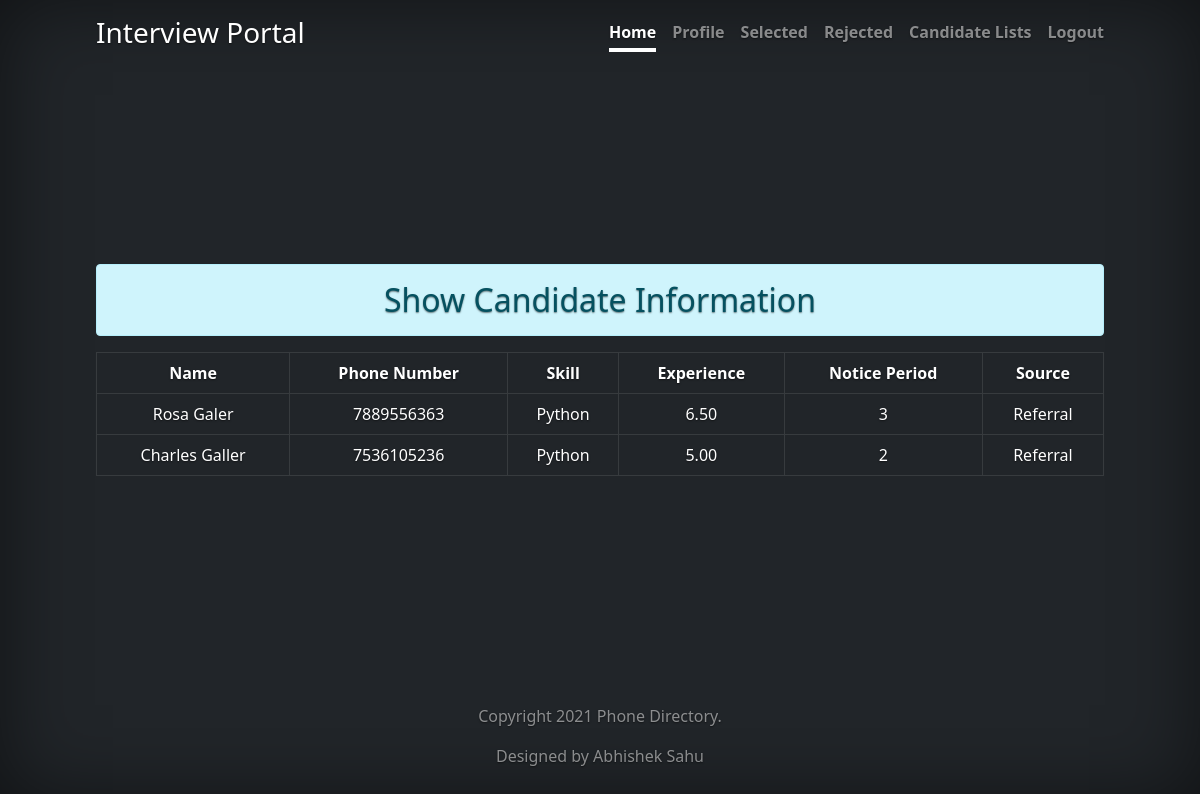
Page /employee/selected/ (signed in) on the committed database.
### candidate/models.py (models this page shows, shortened)
class CandidateResult(models.Model):
    result_choice   = (('Selected','Selected'),('Rejected','Rejected'),('Pending','Pending'))
    candidate_id    = models.ForeignKey(Candidate,related_name='+',on_delete=models.CASCADE)
    status_l1       = models.CharField(verbose_name='L1 Status', default='Pending',choices=result_choice , max_length= 50)
    feedback_l1     = models.TextField(verbose_name='L1 Feedback', null=True, blank=True)
    l1_by           = models.ForeignKey(Employee,related_name='+',on_delete=models.CASCADE, null=True, blank=True)
    status_l2       = models.CharField(verbose_name='L2 Status', default='Pending',choices=result_choice , max_length= 50)
    feedback_l2     = models.TextField(verbose_name='L2 Feedback', null=True, blank=True)
    l2_by           = models.ForeignKey(Employee, related_name='+', on_delete=models.CASCADE, null=True, blank=True)
    status_hr       = models.CharField(verbose_name='HR Status', default='Pending',choices=result_choice , max_length= 50)
    feedback_hr     = models.TextField(verbose_name='HR Feedback', null=True, blank=True)
    hr_by           = models.ForeignKey(Employee, related_name='+', on_delete=models.CASCADE, null=True, blank=True)

class Candidate(models.Model):
    source_choices = (('Referral', 'Referral'), ('Job Portal', 'Job Portal'), ('Walk In', 'Walk In'))
    skill_choices = (('Python', 'Python'), ('Java', 'Java'))
    result_choice = (('Selected', 'Selected'), ('Rejected', 'Rejected'), ('Pending', 'Pending'))
    username = models.OneToOneField(User,related_name='+',on_delete=models.CASCADE)
    first_name = models.CharField(verbose_name='First Name',null=False,blank=False,max_length=50)
    last_name = models.CharField(verbose_name='Last Name',null=False,blank=False,max_length=50)
    email = models.EmailField(verbose_name='Email',unique=True,null=False,blank=False)
    phone = models.PositiveBigIntegerField(verbose_name='Phone Number',unique=True,null=False,blank=False)
    dateofbirth = models.DateField(verbose_name='Date of Birth',null=False,blank=False)
    experience = models.DecimalField(verbose_name='Experience',null=False,blank=False,max_digits=5, decimal_places=2,help_text='Please enter in years')
    noticeperiod = models.IntegerField(verbose_name='Notice Period', blank=False, null=False,help_text='Please enter in months')
    source = models.CharField(verbose_name='Source', max_length=10, choices=source_choices, default='Walk In')
    skill = models.CharField(max_length=10, default='Python', choices=skill_choices, null=False, blank=False)
    resume = models.FileField(verbose_name='Resume', upload_to='documents/')
    created_at = models.DateTimeField(verbose_name='Created At', auto_now=False, auto_now_add=True)
    updated_at = models.DateTimeField(verbose_name='Updated At', auto_now=True, auto_now_add=False)
    status = models.CharField(verbose_name='Status', default='Pending',choices=result_choice , max_length= 50)
    class Meta:
        ordering = ['-created_at','-updated_at']
        verbose_name = "Candidate"
        verbose_name_plural = "Candidates"

### employee/views.py (the view)
# urls.py: path('selected/',views.employeeSelected,name='employee-selected'),
def employeeSelected(request):
    registered = False
    if isEmployee(request.user):
        registered = True
        qs_employee = Employee.objects.filter(employee_username=request.user).first()
        level = qs_employee.employee_level
        if level == 'L1':
            candidate_list = CandidateResult.objects.filter(status_l1='Selected',l1_by=qs_employee)
            return render(request, 'employee/selected_list.html', {'candidate_list': candidate_list, 'registered': registered})
        elif level == 'L2':
            candidate_list = CandidateResult.objects.filter(status_l2='Selected',l2_by=qs_employee)
            return render(request, 'employee/selected_list.html', {'candidate_list': candidate_list, 'registered': registered})
        elif level == 'HR':
            candidate_list = CandidateResult.objects.filter(status_hr='Selected',hr_by=qs_employee)
            return render(request, 'employee/selected_list.html', {'candidate_list': candidate_list, 'registered': registered})

### employee/views.py (called while the page is built)
def isEmployee(employee):
    emp_qs = Employee.objects.filter(employee_username=employee)
    return emp_qs.exists()

### employee/templates/employee/selected_list.html (shortened to what this page needs)
{% extends 'employee/base.html' %}
{% block content %}
<h2 class="text-center alert alert-info">Show Candidate Information</h2>
{% if candidate_list %}
<table class="table table-hover table-dark table-bordered">
 <thead>
   <tr>
     <th scope="col">Name</th>
     <th scope="col">Phone Number</th>
     <th scope="col">Skill</th>
     <th scope="col">Experience</th>
     <th scope="col">Notice Period</th>
     <th scope="col">Source</th>
   </tr>
 </thead>
 <tbody>
  {% for candidate in candidate_list %}
   <tr>
     <td>{{candidate.candidate_id.first_name}} {{candidate.candidate_id.last_name}}</td>
     <td>{{candidate.candidate_id.phone}}</td>
     <td>{{candidate.candidate_id.skill}}</td>
     <td>{{candidate.candidate_id.experience}}</td>
     <td>{{candidate.candidate_id.noticeperiod}}</td>
     <td>{{candidate.candidate_id.source}}</td>
   </tr>
  {% endfor %}
 </tbody>
</table>
{% else %}
    <h2 class="text-center alert alert-warning">No Records</h2>
{% endif %}
{% endblock content %}

### employee/templates/employee/base.html (shortened to what this page needs)
<!doctype html>
{% load static %}
<html lang="en" class="h-100">
  <head>
    <link href="https://cdn.jsdelivr.net/npm/bootstrap@5.0.0-beta3/dist/css/bootstrap.min.css" rel="stylesheet">
  </head>
<body class="d-flex text-center text-white bg-dark">
  <div class="cover-container d-flex w-100 h-100 p-3 mx-auto flex-column min-vh-100">
  <header class="mb-auto">
    <div>
      <h3 class="float-md-start mb-0">Interview Portal</h3>
      <nav class="nav nav-masthead justify-content-center float-md-end">
        <a class="nav-link active" aria-current="page" href="{% url 'employee:employee-index' %}">Home</a>
        {% if user.is_authenticated %}
        <a class="nav-link" href="{% url 'employee:employee-profile' %}">Profile</a>
        <a class="nav-link" href="{% url 'employee:employee-selected' %}">Selected</a>
        <a class="nav-link" href="{% url 'employee:employee-rejected' %}">Rejected</a>
        {% if registered %}
        <a class="nav-link" href="{% url 'employee:employee-list' %}">Candidate Lists</a>
        {% endif %}
        <a class="nav-link" href="{% url 'employee:employee-logout' %}">Logout</a>
        {% else %}
        <a class="nav-link" href="{% url 'employee:employee-signup' %}">Signup</a>
        <a class="nav-link" href="{% url 'employee:employee-login' %}"> Login</a>
        {% endif %}
      </nav>
    </div>
  </header>
   {% block content %}
    {% endblock %}
  <footer class="mt-auto text-white-50">
    <p>Copyright 2021 Phone Directory.</p>
    <p><a>Designed by Abhishek Sahu</a></p>
  </footer>
</div>
</body>
  </body>
</html>

### employee/templates/employee/base.html (style rules this page uses)
body { text-shadow: 0 .05rem .1rem rgba(0, 0, 0, .5); box-shadow: inset 0 0 5rem rgba(0, 0, 0, .5); }
.cover-container { max-width: 65em; }
.nav-masthead .nav-link { padding: .25rem 0; font-weight: 700; color: rgba(255, 255, 255, .5); background-color: transparent; border-bottom: .25rem solid transparent; }
.nav-masthead .nav-link + .nav-link { margin-left: 1rem; }
.nav-masthead .active { color: #fff; border-bottom-color: #fff; }

### rows in the picture
CandidateResult: candidate_id.first_name "Rosa", candidate_id.last_name "Galer", candidate_id.phone "7889556363", candidate_id.skill "Python", candidate_id.experience "6.50", candidate_id.noticeperiod "3", candidate_id.source "Referral"
CandidateResult: candidate_id.first_name "Charles", candidate_id.last_name "Galler", candidate_id.phone "7536105236", candidate_id.skill "Python", candidate_id.experience "5.00", candidate_id.noticeperiod "2", candidate_id.source "Referral"
